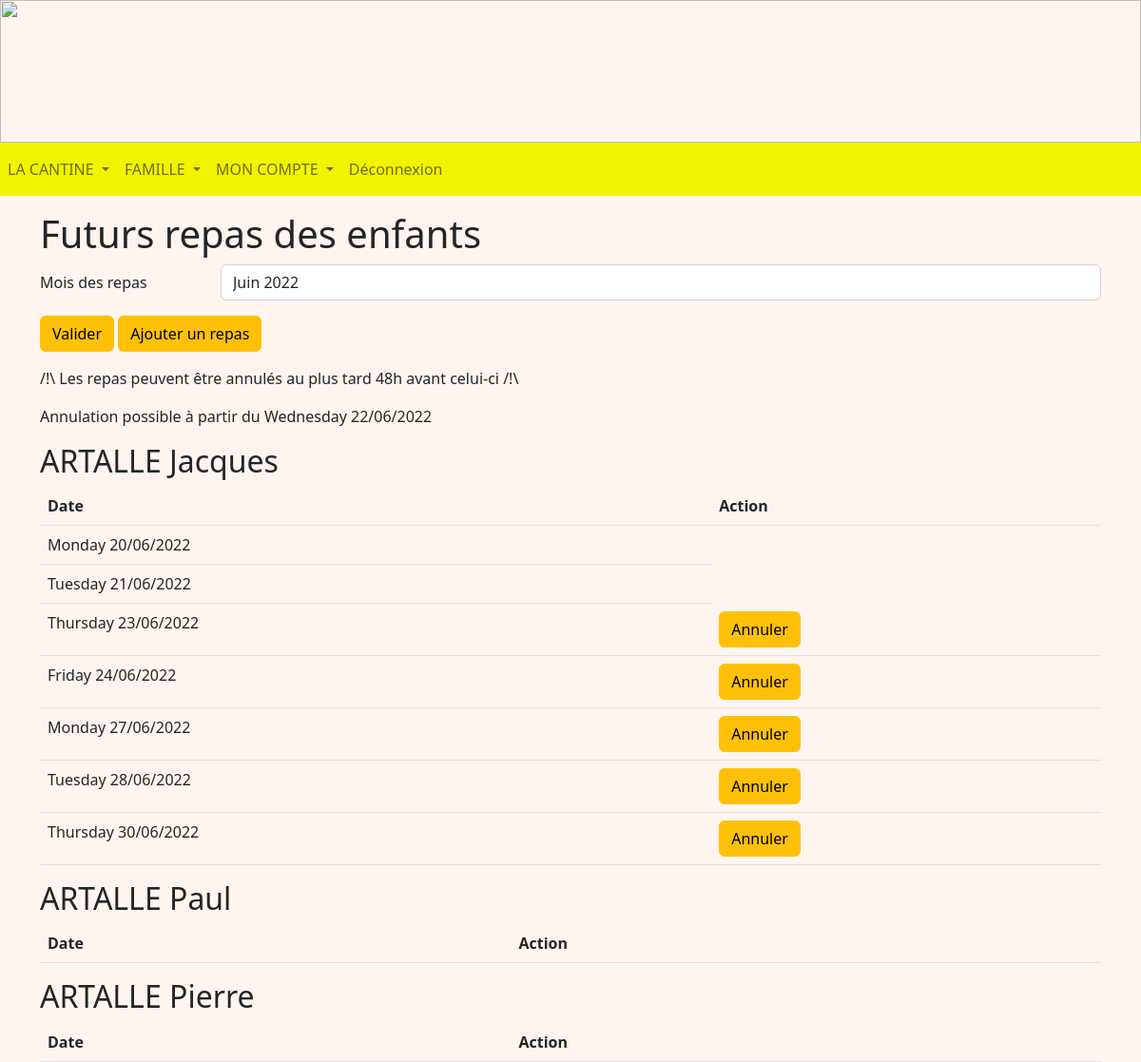
The app's page /repas (signed in), older data.
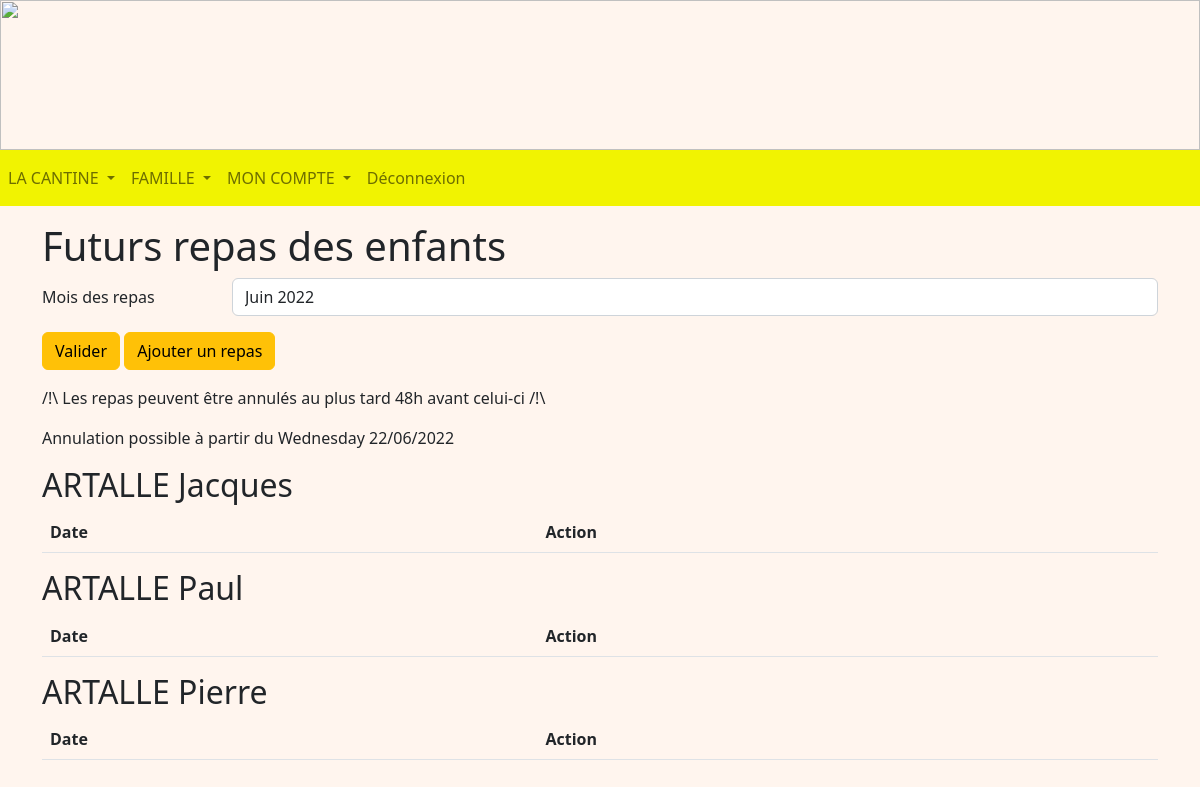
The same page, newer data.
### tables this page shows
CREATE TABLE Enfant (
  code_enfant integer primary key autoincrement,
  nom_enfant TEXT NOT NULL,
  prenom_enfant TEXT NOT NULL,
  code_tarif integer NOT NULL,
  code_classe integer NOT NULL,
  code_representant integer NOT NULL,
  code_formule integer NOT NULL,
  FOREIGN KEY (code_tarif) REFERENCES Tarif(code_tarif),
  FOREIGN KEY (code_classe) REFERENCES Classe(code_classe),
  FOREIGN KEY (code_representant) REFERENCES Representant(code_representant)
  FOREIGN KEY (code_formule) REFERENCES Formule(code_formule)
);

CREATE TABLE Repas (
  code_repas integer primary key autoincrement,
  date_repas date NOT NULL,
  code_enfant integer NOT NULL,
  FOREIGN KEY (code_enfant) REFERENCES Enfant(code_enfant)
);

### representant.py (the view, shortened to what this page needs)
@app.route('/repas', methods = ["GET", "POST"])
@login_required
def repas():
    db = get_db()
    cur = db.cursor()
    user = cur.execute("SELECT type_compte FROM Compte WHERE identifiant = ?", (flask_login.current_user.name, )).fetchone()
    if user[0] == 'Representant':
        code_rep = cur.execute("SELECT code_representant FROM Representant WHERE identifiant = ?", (flask_login.current_user.name, )).fetchone()
        enfants = cur.execute("SELECT code_enfant, prenom_enfant, nom_enfant FROM Enfant WHERE code_representant = ? ORDER BY prenom_enfant", (code_rep[0], )).fetchall()
        repas = []
        year = choixDate().year
        year1 = year - 1
        mois = choixDate().month
        now = choixDate()
        months = listeMois(mois)
        new_dateB = datetime.datetime(year, int(now.month), now.day)
        lastDay = last_day_of_month(new_dateB)
        new_dateE = datetime.datetime(year, int(now.month), lastDay.day)
        limit = int(now.day) + 2
        date_limite = now.replace(day = limit)
        dateInter = []
        for enfant in enfants:
            repas.append(cur.execute("SELECT * FROM Repas WHERE code_enfant = ? AND date_repas >= ? AND date_repas <= ? ORDER BY date_repas", (enfant[0], new_dateB.strftime('%Y-%m-%d') , new_dateE.strftime('%Y-%m-%d'), )).fetchall())
        for repasEnfants in repas:
            for repa in repasEnfants:
                dateInter.append(datetime.datetime.strptime(repa[1], '%Y-%m-%d').strftime('%A %d/%m/%Y'))
        return render_template('R_repas.html', enfants = enfants, repasEnfants = repas, date_limite = date_limite.strftime('%A %d/%m/%Y'), date_annulation = date_limite.strftime('%Y-%m-%d'), year = year, months = months, mois = mois ,year1 = year1, dateInter = dateInter)
    if user[0] == 'Admin':
        return redirect(url_for('accueilAdmin'))
    return redirect(url_for('accueilEnseignant'))

### main.py (called while the page is built)
@login_manager.user_loader
def load_user(user_id):
    db = get_db()
    cur = db.cursor()
    user = cur.execute('SELECT identifiant, mot_de_passe FROM Compte WHERE identifiant=?', (user_id, )).fetchone()
    return User(user[0], user[1])

def get_db():
    if 'db' not in g:
        g.db = sqlite3.connect(DATABASE)
    return g.db

@app.teardown_appcontext
def close_connection(exception):
    db = g.pop('db', None)
    if db is not None:
        db.close()

def choixDate():
    return datetime.datetime.today()

### representant.py (called while the page is built)
def last_day_of_month(any_day):
    next_month = any_day.replace(day=28) + datetime.timedelta(days=4)
    return next_month - datetime.timedelta(days=next_month.day)

### templates/R_repas.html (shortened to what this page needs)
<!DOCTYPE html>
<html>
<head>
    {% extends "R_layout.html" %}
    {% block content %}
    <div class="container mt-3 mb-3">
        <h1>Futurs repas des enfants</h1>
        <form method="post">
            <div class="row mb-3">
                <label class="col-sm-2 col-form-label" for="repas">Mois des repas</label>
                <div class="col-sm-10">
                    <select name="repas" class="form-control" id="repas">
                        {% for month in months %}
                            {% if month == mois %}
                                {% if months|length < 7 %}
                                    <option value="{{ month }}" selected>{{ month }} {{ year }}</option>
                                {% else %}
                                    <option value="{{ month }}" selected>{{ month }} {{ year1 }}</option>
                                {% endif %}
                            {% else %}
                                {% if months|length < 7 %}
                                    <option value="{{ month }}">{{ month }} {{ year }}</option>
                                {% else %}
                                    <option value="{{ month }}">{{ month }} {{ year1 }}</option>
                                {% endif %}
                            {% endif %}
                        {% endfor %}
                    </select>
                </div>
            </div>
            <button type="submit" class="btn btn-warning mb-3">Valider</button>
            <a class="btn btn-warning mb-3" href="/ajoutRepas">Ajouter un repas</a>
        </form>
        <p>/!\ Les repas peuvent être annulés au plus tard 48h avant celui-ci /!\</p>
        <p>Annulation possible à partir du {{ date_limite }}</p>
        {% for enfant in enfants %}
        <h2>{{ enfant[2] }} {{ enfant[1] }}</h2>
        <table class="table table-stripped">
            <thead>
                <th scope="col">Date</th>
                <th cope="col">Action</th>
            </thead>
            <tbody>
                {% set i = namespace (index = 0) %}
                {% for repas in repasEnfants %}
                {% for repa in repas %}
                {% if repa[0] %}
                {% if repa[2] == enfant[0] %}
                <tr>
                    <td scope="row">{{ dateInter[i.index] }}</td>
                    {% if repa[1] >= date_annulation %}
                    <td><a class="btn btn-warning" href="/annuleRepas/{{ repa[0] }}"
                            onclick="if (confirm('Voulez-vous vraiment annuler le repas ?')) commentDelete(1); return false">Annuler</a>
                    </td>
                    {% endif %}
                </tr>
                {% endif %}
                {% set i.index = i.index + 1 %}
                {% endif %}
                {% endfor %}
                {% endfor %}
            </tbody>
        </table>
        {% endfor %}
    </div>
    {% endblock %}

### templates/R_layout.html (shortened to what this page needs)
<!DOCTYPE html>
<html lang="fr">
<head>
    <link href="https://cdn.jsdelivr.net/npm/bootstrap@5.2.0-beta1/dist/css/bootstrap.min.css" rel="stylesheet"
>
    <link rel="stylesheet" href="/static/css/main.css">
</head>
<body>
    <img style="width: 100%; height: 150px;"
        src="https://www.logarric.com/wp-content/uploads/2014/06/calendreta-lo-garric3.png" alt="">
    <nav class="navbar navbar-expand-lg navbar-light" style="background-color: #f1f301;">
        <div class="collapse navbar-collapse" id="navbarNavDropdown">
            <ul class="navbar-nav">
                <li class="nav-item dropdown">
                    <a class="nav-link dropdown-toggle" href="#" id="navbarDropdownMenuLink" role="button"
                        data-bs-toggle="dropdown" aria-expanded="false">
                        LA CANTINE
                    </a>
                </li>
                <li class="nav-item dropdown">
                    <a class="nav-link dropdown-toggle" href="#" id="navbarDropdownMenuLink" role="button"
                        data-bs-toggle="dropdown" aria-expanded="false">
                        FAMILLE
                    </a>
                </li>
                <li class="nav-item dropdown">
                    <a class="nav-link dropdown-toggle" href="#" id="navbarDropdownMenuLink" role="button"
                        data-bs-toggle="dropdown" aria-expanded="false">
                        MON COMPTE
                    </a>
                </li>
                <li class="nav-item">
                    <a class="nav-link" btn-outline-success href="/deconnexion">Déconnexion</a>
                </li>
            </ul>
        </div>
    </nav>
    {% block content %}
    {% endblock %}
</body>
</html>

### static/css/main.css (style rules this page uses)
body { background-repeat: no-repeat; background-color:rgb(265,245,238); height: 110px; margin: 0px; }

Row changes from the older to the newer data that the page shows:
removed Repas: index "Monday 20/06/2022"
removed Repas: index "Tuesday 21/06/2022"
removed Repas: index "Thursday 23/06/2022"
removed Repas: index "Friday 24/06/2022"
removed Repas: index "Monday 27/06/2022"
removed Repas: index "Tuesday 28/06/2022"
removed Repas: index "Thursday 30/06/2022"
